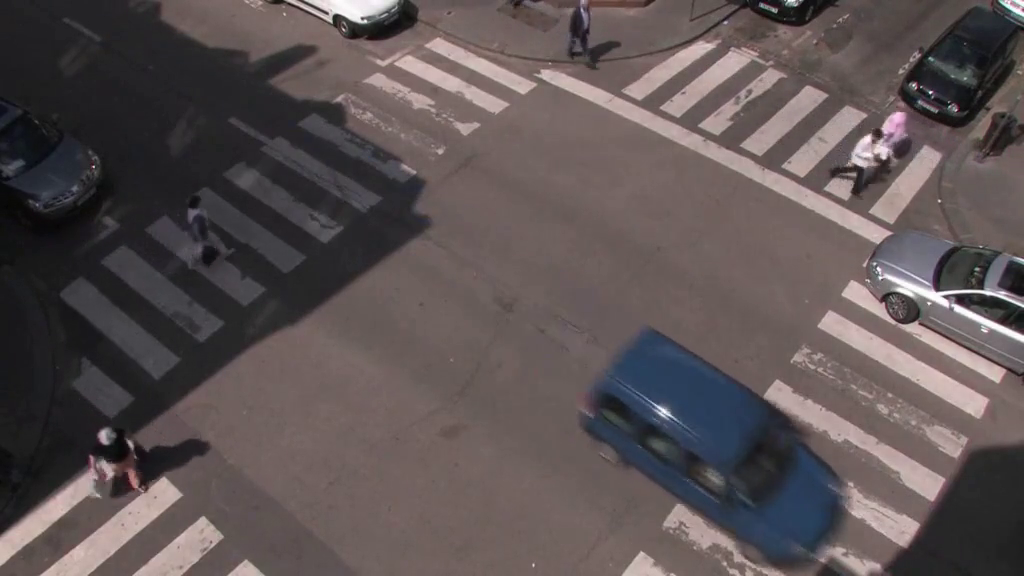
#> input picture frame 63 of Train.mp4, 1024 x 576 px
$ python vize.py
#> lines starting #> are read from the running program, lines starting #| are printed output that depends on the picture; after the words box and inside, x2 and y2 are one past the last pixel; in counts of white or black regions, pixels touching at a corner belong together
#VİZE KİSMİ ALGİLAMA+SAYMA+HİZ HESAPLAMA
import cv2
import numpy as np
import time

# Video kaynağını aç
video = cv2.VideoCapture('Train.mp4')

# Parametreler
alpha = 0.01  # Arka plan güncelleme hızı
field_threshold_yaya = 200
max_area_yaya = 250
area_threshold_tasit = 2000
max_distance_yaya = 94
max_distance_tasit = 120
reset_time = 3
min_visible_frames = 1
yaya_sayisi = 0
tasit_sayisi = 0
speed_calculation_interval = 5  # Hızın her 5 saniyede bir hesaplanması için süre

# İlk kareyi arka plan olarak al
ret, first_frame = video.read()
#> first_frame is the input picture: shape (576, 1024, 3); mean B, G, R 83.6, 83.1, 92.5
background = cv2.cvtColor(first_frame, cv2.COLOR_BGR2GRAY).astype("float")
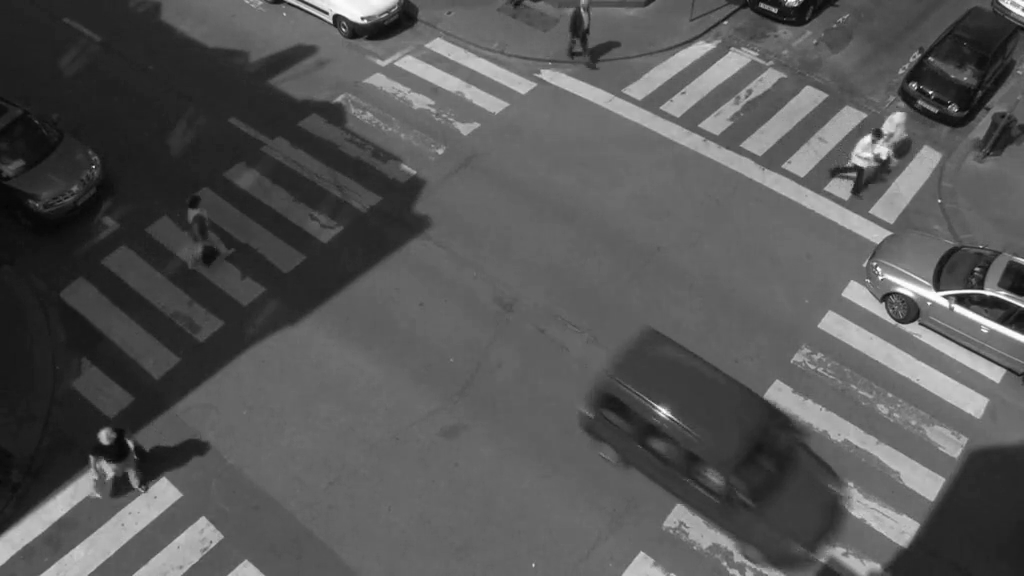
#> background: shape (576, 1024) float64; min 4, max 255, mean 86.1

# Yaya geçidi gibi statik alanların maskesini oluştur
yaya_gecidi_mask = np.zeros((first_frame.shape[0], first_frame.shape[1]), dtype=np.uint8)
cv2.rectangle(yaya_gecidi_mask, (100, 300), (540, 340), 255, -1)
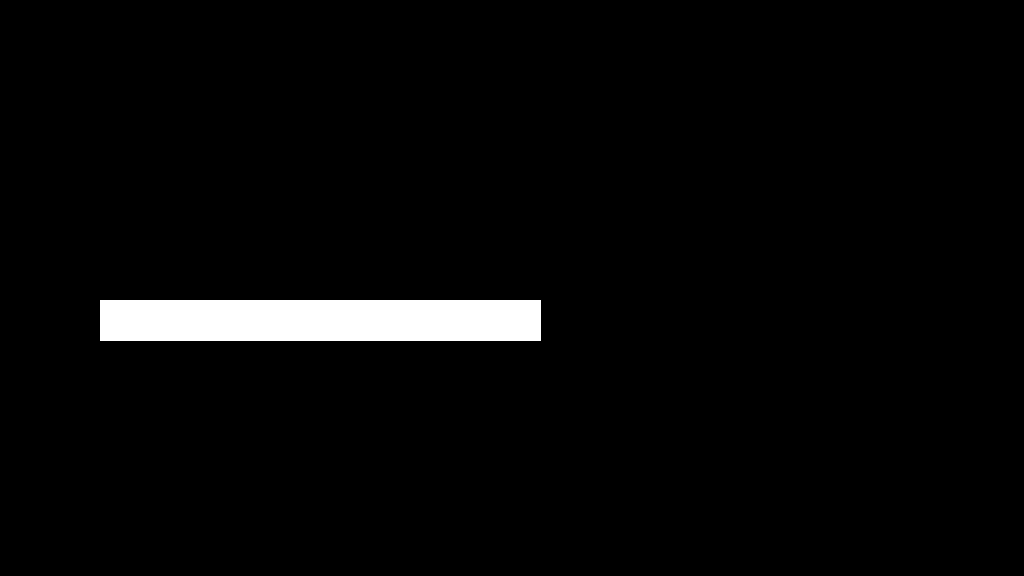
#> yaya_gecidi_mask: shape (576, 1024); 3.1% white; 1 white region, box (x1, y1, x2, y2) and area: (100, 300, 541, 341) 18081

detected_centers_yaya = []
detected_centers_tasit = []
last_detection_time_yaya = []
last_detection_time_tasit = []
visible_frames_yaya = []
visible_frames_tasit = []
already_counted_yaya = []
already_counted_tasit = []
last_speed_calculation_time = time.time()  # İlk hız hesaplama zamanını ayarla

# Morfolojik işlemler için kernel
kernel = np.ones((5, 5), np.uint8)

while video.isOpened():
    ret, frame = video.read()
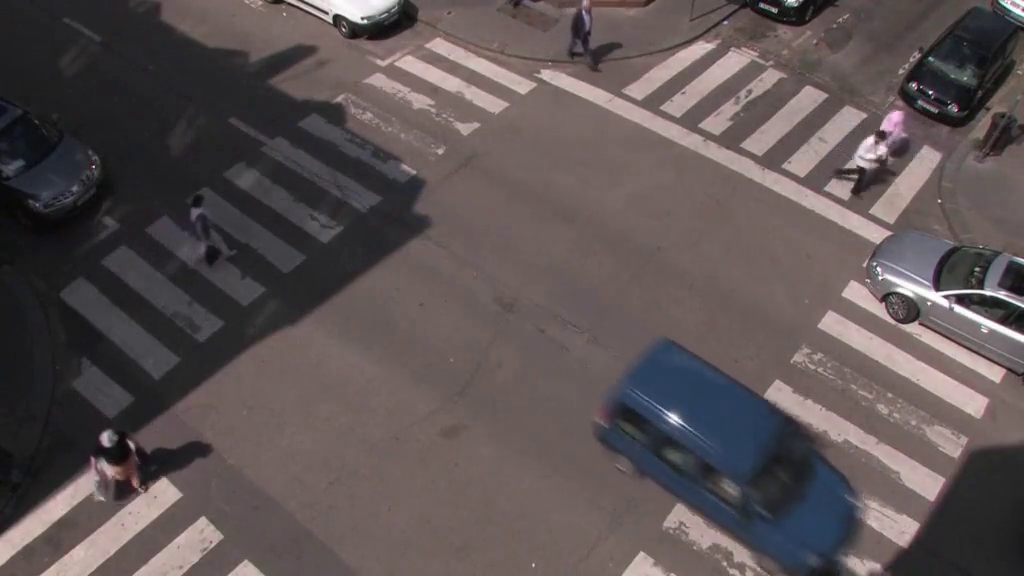
#> input picture frame 64 of Train.mp4, 1024 x 576 px
#> frame is the input picture: shape (576, 1024, 3); mean B, G, R 83.4, 82.8, 92.4
    if not ret:
        break

    yaya_gecidi_mask_resized = cv2.resize(yaya_gecidi_mask, (frame.shape[1], frame.shape[0]))
    gray_frame = cv2.cvtColor(frame, cv2.COLOR_BGR2GRAY)

    # Arka planı güncelle
    cv2.accumulateWeighted(gray_frame, background, alpha)
    background_frame = cv2.convertScaleAbs(background)

    # Arka plan çıkarma
    frame_diff = cv2.absdiff(background_frame, gray_frame)
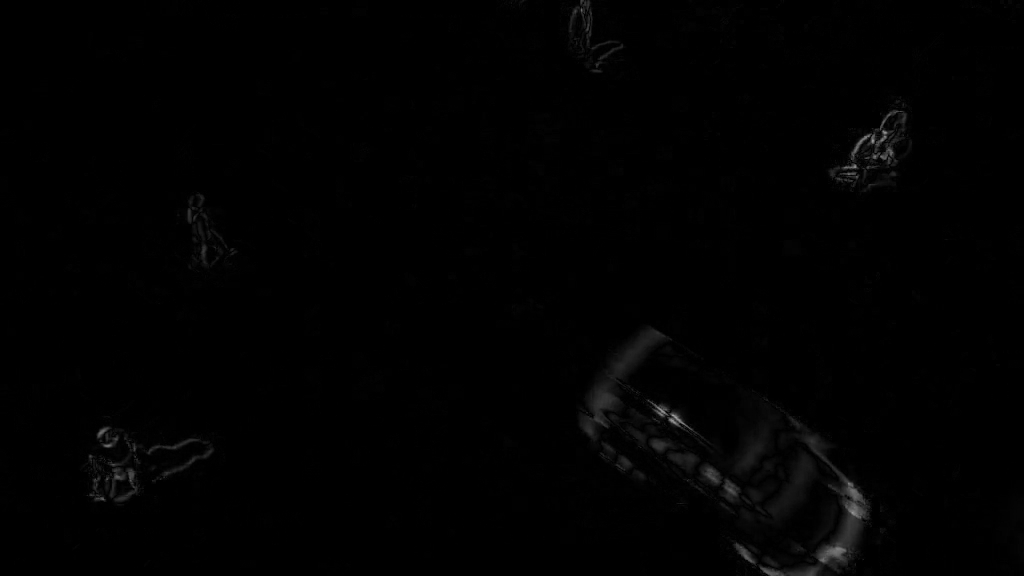
#> frame_diff: shape (576, 1024); min 0, max 162, mean 1.5
    _, fgmask = cv2.threshold(frame_diff, 50, 255, cv2.THRESH_BINARY)
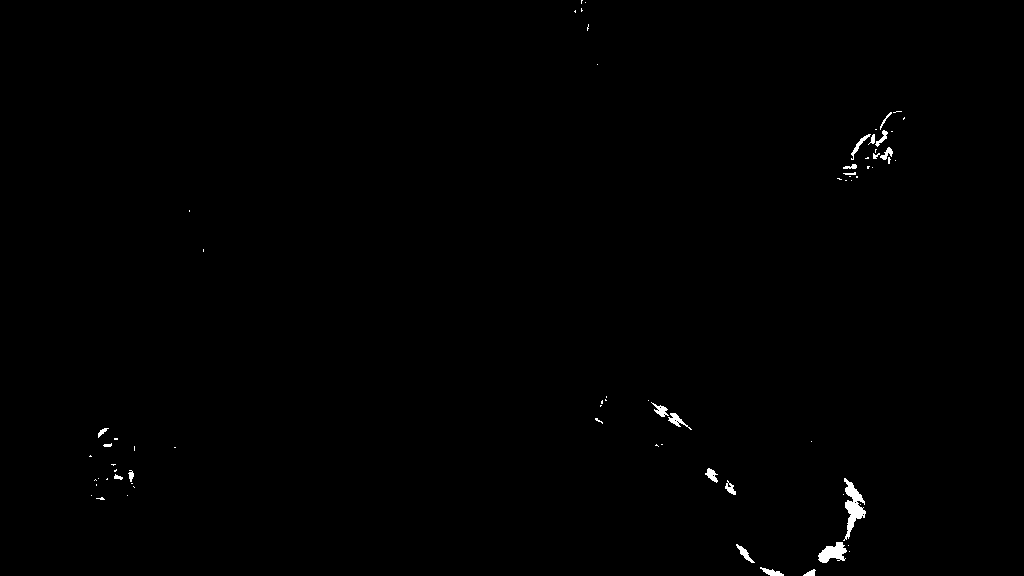
#> fgmask: shape (576, 1024); 0.41% white; 72 white regions (51 under 20 px), largest, box (x1, y1, x2, y2) and area: (843, 478, 866, 541) 595, (818, 542, 847, 563) 369, (668, 413, 692, 430) 131

    fgmask = cv2.morphologyEx(fgmask, cv2.MORPH_OPEN, kernel)
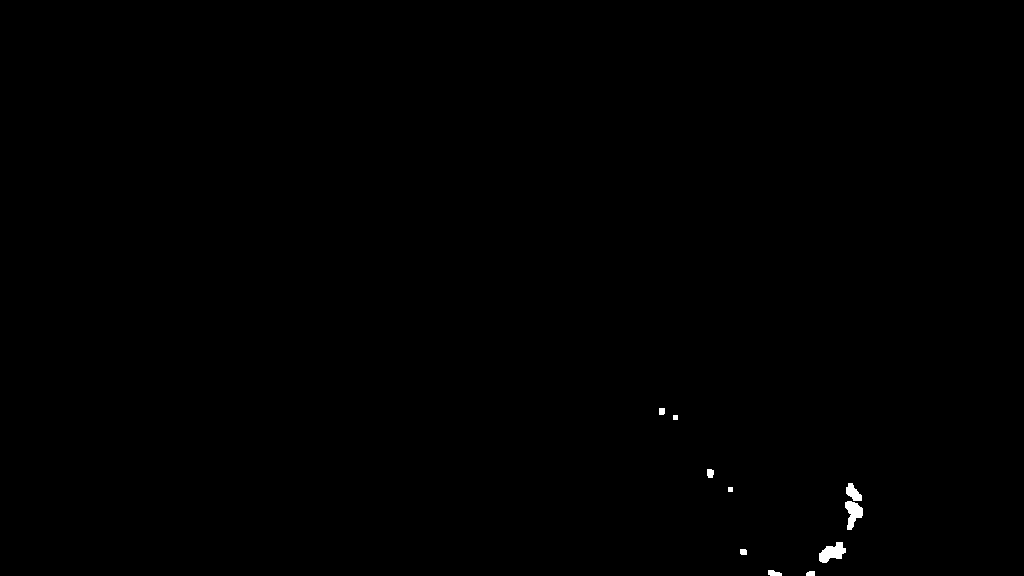
#> fgmask: shape (576, 1024); 0.19% white; 10 white regions, largest, box (x1, y1, x2, y2) and area: (819, 542, 846, 563) 343, (845, 501, 863, 530) 308, (846, 483, 862, 501) 177
    fgmask = cv2.morphologyEx(fgmask, cv2.MORPH_CLOSE, kernel)
#> fgmask: shape (576, 1024); 0.2% white; 9 white regions
    fgmask = cv2.bitwise_and(fgmask, fgmask, mask=cv2.bitwise_not(yaya_gecidi_mask_resized))

    contours, _ = cv2.findContours(fgmask, cv2.RETR_EXTERNAL, cv2.CHAIN_APPROX_SIMPLE)
#> contours = 9 contours, 2 with area under 20; largest, box (x1, y1, x2, y2) and area: (845, 483, 863, 530) 454, (819, 542, 846, 563) 305, (768, 570, 782, 576) 50, (707, 469, 714, 478) 42, (659, 408, 665, 415) 30, (806, 571, 815, 576) 29, (740, 549, 747, 555) 29
    current_time = time.time()

    # Yayaları takip etmek için her yeni konturu kontrol et


    for contour in contours:
        area = cv2.contourArea(contour)
        if area < field_threshold_yaya or area > max_area_yaya:
            continue

        (x, y, w, h) = cv2.boundingRect(contour)
        center = (x + w // 2, y + h // 2)

        cv2.rectangle(frame, (x, y), (x + w, y + h), (0, 255, 0), 2)
        cv2.putText(frame, "Yaya", (x, y - 10), cv2.FONT_HERSHEY_SIMPLEX, 0.5, (0, 255, 0), 1)

        is_new_yaya = True
        for i, detected_center in enumerate(detected_centers_yaya):
            distance = np.linalg.norm(np.array(center) - np.array(detected_center))
            if distance < max_distance_yaya:
                time_diff = current_time - last_detection_time_yaya[i]
                detected_centers_yaya[i] = center
                last_detection_time_yaya[i] = current_time
                visible_frames_yaya[i] += 1
                is_new_yaya = False

                # Eğer bu nesne daha önce sayılmadıysa say
                if not already_counted_yaya[i] and visible_frames_yaya[i] >= min_visible_frames:
                    yaya_sayisi += 1
                    already_counted_yaya[i] = True
                break

        if is_new_yaya:
            detected_centers_yaya.append(center)
            last_detection_time_yaya.append(current_time)
            visible_frames_yaya.append(1)
            already_counted_yaya.append(False)
#> this loop made 9 passes
#> area on passes 1, 2, 3, 4, 6, 7, 9: 29, 49.5, 29, 305, 453.5, 42.5, 29.5
#> after the loop, already_counted_yaya = []; detected_centers_yaya = []; last_detection_time_yaya = []; visible_frames_yaya = []; yaya_sayisi = 0

    # Taşıtları takip etmek için her yeni konturu kontrol et
    for contour in contours:
        area = cv2.contourArea(contour)
        if area < area_threshold_tasit:
            continue

        (x, y, w, h) = cv2.boundingRect(contour)
        center = (x + w // 2, y + h // 2)

        cv2.rectangle(frame, (x, y), (x + w, y + h), (255, 0, 0), 2)
        cv2.putText(frame, "Tasit", (x, y - 10), cv2.FONT_HERSHEY_SIMPLEX, 0.5, (255, 0, 0), 1)

        is_new_tasit = True
        for i, detected_center in enumerate(detected_centers_tasit):
            distance = np.linalg.norm(np.array(center) - np.array(detected_center))
            if distance < max_distance_tasit:
                time_diff = current_time - last_detection_time_tasit[i]
                detected_centers_tasit[i] = center
                last_detection_time_tasit[i] = current_time
                visible_frames_tasit[i] += 1
                is_new_tasit = False

                if not already_counted_tasit[i] and visible_frames_tasit[i] >= min_visible_frames:
                    tasit_sayisi += 1
                    already_counted_tasit[i] = True
                break

        if is_new_tasit:
            detected_centers_tasit.append(center)
            last_detection_time_tasit.append(current_time)
            visible_frames_tasit.append(1)
            already_counted_tasit.append(False)
#> after the loop, already_counted_tasit = []; detected_centers_tasit = []; last_detection_time_tasit = []; tasit_sayisi = 0; visible_frames_tasit = []

    # Her 5 saniyede bir hız hesaplama ve terminale yazdırma
    if current_time - last_speed_calculation_time >= speed_calculation_interval:
        print(f"[Zaman: {time.strftime('%H:%M:%S')}] Hız Hesaplama:")
        for i, center in enumerate(detected_centers_yaya):
            if visible_frames_yaya[i] >= min_visible_frames:
                time_diff = current_time - last_detection_time_yaya[i]
                speed = max_distance_yaya / time_diff if time_diff > 0 else 0
                print(f"ID: {i} | Tür: Yaya  | Hız: {speed:.2f} px/sn")

        for i, center in enumerate(detected_centers_tasit):
            if visible_frames_tasit[i] >= min_visible_frames:
                time_diff = current_time - last_detection_time_tasit[i]
                speed = max_distance_tasit / time_diff if time_diff > 0 else 0
                print(f"ID: {i} | Tür: Taşıt | Hız: {speed:.2f} px/sn")

        last_speed_calculation_time = current_time  # Zamanlayıcıyı sıfırla

    cv2.imshow("Dört Yol Yaya ve Taşit İzleme", frame)
    delay = int(1000 / video.get(cv2.CAP_PROP_FPS))
#> delay = 40
    if cv2.waitKey(delay) & 0xFF == ord('q'):
#> (key q is pressed here)
        break

print(f"Toplam Yaya Sayisi: {yaya_sayisi}")
#| Toplam Yaya Sayisi: 0
print(f"Toplam Taşit Sayisi: {tasit_sayisi}")
#| Toplam Taşit Sayisi: 0
video.release()
cv2.destroyAllWindows()
